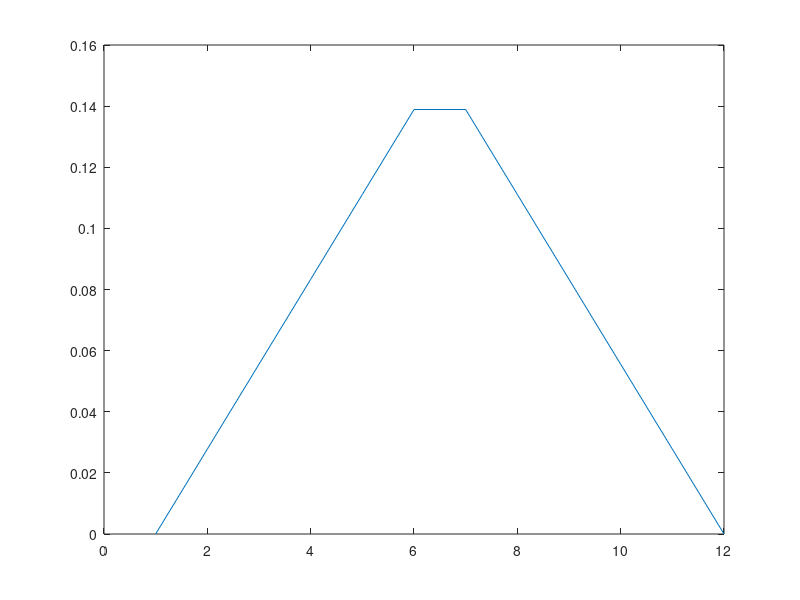

Source code (MATLAB):
probab = 1/6; %probability of rolling any one number on one six sided dice
%question1
prob1 = probab*probab;% probability of rolling two ones'
prob2 = 6/36; %probability of rolling a seven there are 6 different ways it can happen out of total 36
%Thus more probable to roll a sum of seven on two dices is more
%2 
probabd2 = [];
i = [6,5,4,3,2,1];
j = [1,2,3,4,5];
for i = i
    prob = (i-1)/36 ;
    probabd2(i) = prob;
    i = i+1;
end

for j = 6:-1:1
    prob = (j-1)/36;
    probab1(j) = prob
    j = j - 1;
end
B = sort(probab1, 'descend');
Ans = [probabd2 , B];
plot(1:12,Ans);
%3 
%I calculate the mean and variance of the probability distribution
m = Ans(2:10);
mean = mean(m);%just shows a warning the value is still being calculated
variance = var(Ans);
%4
%Since with 10 dices now we can make a binomial function using a and b are
%the two binomial coeffecients and we try to take out the probability of rolling a  
ans4 = [];
%a = [10 ; i];
%b = [10+20-1-6*1i ; 20-6*1i];
%j = [1:50] we can use this instead to take out probabilities of different
%sums on the 10 dice system as while making our binomial coefficients we
%get a x^10 term on the outside thus all possible sums in the 10 dice
%system have to reduced by 10 since the coefficient of the x^j is the
%number of time the dice will roll and add upto the number j. Also w
%account for the mirror image elements by multiplying a two. Here we
%calculate the probability of rolling a total sum of 30.
j = 20 ;
for i2 = 1:3
    fx(i2) = ((-1)^i2).*nchoosek(10, i2).*nchoosek(10+j-1-6*i2, j- 6*i2);
    ans4 = 2*abs(sum(fx(i2)));
end
probability = ans4/6^10 ; 
%similar to the graph of a two dice system a ten dice system will also have
%a gaussian distribution as the highest number of chances of getting will
%always be at halfway of the total highest sum i.e. 30 thus the graph will
%peak at 15 similar to the one produced by the code below
%x = 0:30;
%f = normpdf(x,15 ,5);
%plot(x,f);

%5
%variance can be given by var(fx) thuse stdev = sqrt(var(fx)) we can see
%that the variance inreases dractically thus translating this on
%detections/while recieving a signal the possibility of added noise
%increases with time thus may be difficult to clear out the noise and see
%what one is looking for
